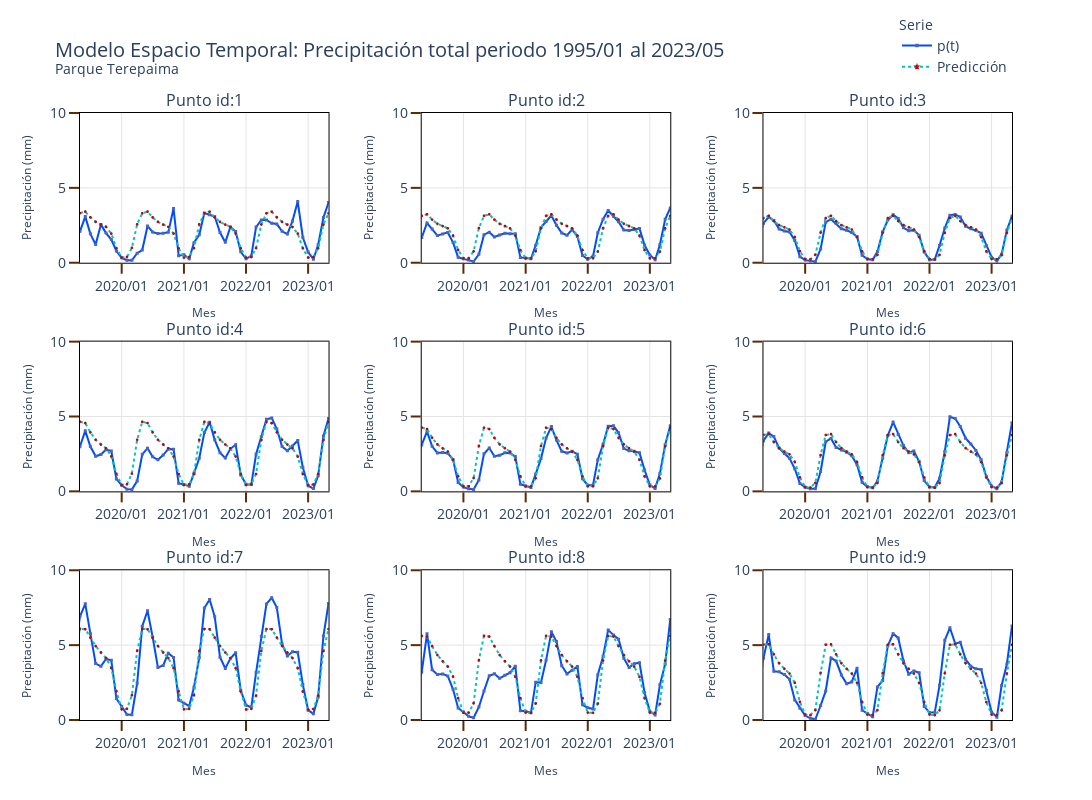

This figure's notebook cell:
### Markdown cell above
Gráfico

### Code cell
rows=3
cols=3

column_titles = list(map(lambda x: 'Punto id:' + str(int(x)), pd_precipitacion.sort_values('id_point',ascending=True).id_point.unique().tolist() ))

fig = make_subplots(rows=rows,
                    cols=cols,
                    subplot_titles=column_titles,
                    horizontal_spacing=0.1,
                    vertical_spacing=0.13)

row_order = pd_precipitacion.sort_values('id_point',ascending=True).id_point.unique().reshape(rows,cols).tolist()

marker_line_width=1.5
marker_size=1.5
line_width=2

for row in range(len(row_order)):

    list_row = row_order[row]
    for col in range(len(list_row)):
        
        if row_order[row][col]==1:
            showlegend=True
        else:
            showlegend=False
            
            
        data_fig = pd_precipitacion.sort_values('id_point',ascending=True).query(f"id_point=={row_order[row][col]}")
        data_fig = data_fig.sort_values('periodo',ascending=True)

        fig.add_trace(
            go.Scatter(x=data_fig['periodo'],
                       #y=data_fig.total_precipitation_mm,
                       y=data_fig['precipitacion_narx'],
                       mode='lines+markers',
                       name='p(t)',# Id: {id}'.format(id=id_),
                       marker_symbol='square',
                       marker_line_width=marker_line_width,
                       marker_size=marker_size,
                       marker_line_color='#4F64B4',
                       marker_color='#4F64B4', 
                       line=dict(color='#004CFF', width=line_width),
                       legendgroup='group1',
                       showlegend=showlegend,
                       
                      ),
            row=row+1, 
            col=col+1,
                
        )
        
        fig.add_trace(
            go.Scatter(x=data_fig['periodo'],
                       #y=data_fig.total_precipitation_mm,
                       y=data_fig['prediction_ann'],
                       mode='lines+markers',
                       name='Predicción',# Id: {id}'.format(id=id_),
                       #line=dict(color='#00B4B1', width=2),
                       marker_symbol='star',
                       marker_line_width=marker_line_width,
                       marker_size=marker_size,
                       marker_line_color='#C60000',
                       marker_color='#C60000',
                       line=dict(color='#00C6BB', width=line_width,dash='dot'),
                       legendgroup='group1',
                       showlegend=showlegend,
                       
                      ),
            row=row+1, 
            col=col+1,
                
        )

        
        fig.update_xaxes(title_text='Mes',title_font=dict(size=12),
                         range=[data_fig.periodo.max() - pd.DateOffset(months=4*12),
                                data_fig.periodo.max()])
        fig.update_yaxes(title_text='Precipitación (mm)',
                         title_font=dict(size=12),
                         range=[0,10]
                        )

# fig['layout']['title']['y']=0.98
# fig['layout']['margin']['t']=100
        
#        
fig.update_xaxes(tickformat="%Y/%m",showline=True, linewidth=1, linecolor='black', gridcolor='#E4E4E4',mirror=True,
                 ticks="outside", tickwidth=2, tickcolor='#5C2B05', ticklen=10)
fig.update_yaxes(showline=True, linewidth=1, linecolor='black', gridcolor='#E4E4E4',mirror=True,
                 ticks="outside", tickwidth=2, tickcolor='#5C2B05', ticklen=10)        
fig.update_layout( height=800,
                   width=1500,
                   showlegend = True,
                   font = dict(size = 14),
                   template='plotly_white',
                   title_text=f"""
                             Modelo Espacio Temporal: Precipitación total periodo {pd_precipitacion.periodo.min().strftime('%Y/%m')} al {pd_precipitacion.periodo.max().strftime('%Y/%m')}
                             <br><sup>Parque {'Terepaima'}</sup>
                             """,
                   #xaxis_range=['1980-01-01','2023-01-01'],
                   legend_title_text='Serie',
                   legend_title = dict( font = dict(size = 14)),
                   uniformtext_minsize=8,
                   uniformtext_mode='hide',
                   legend = dict(
                                #orientation="h",
                                yanchor="bottom",
                                y=1.05,
                                xanchor="right",
                                x=1,
                                font_size=14
                            )
                 )


fig.write_image(f'./{park}/figures/ann_precipitacion_terepaima.png')
fig.show()

### Figure 1 — Plotly figure (JSON) as saved in the notebook; plotly's stock layout.template omitted (floating-point values rounded to 4 significant figures; data arrays with more than 128 entries replaced by an {"elided": "..."} marker saying what was removed)
{"data": [{"legendgroup": "group1", "line": {"color": "#004CFF", "width": 2}, "marker": {"color": "#4F64B4", "line": {"color": "#4F64B4", "width": 1.5}, "size": 1.5, "symbol": "square"}, "mode": "lines+markers", "name": "p(t)", "showlegend": true, "type": "scatter", "x": {"elided": "341 str values"}, "xaxis": "x", "y": {"elided": "341 float values"}, "yaxis": "y"}, {"legendgroup": "group1", "line": {"color": "#00C6BB", "dash": "dot", "width": 2}, "marker": {"color": "#C60000", "line": {"color": "#C60000", "width": 1.5}, "size": 1.5, "symbol": "star"}, "mode": "lines+markers", "name": "Predicción", "showlegend": true, "type": "scatter", "x": {"elided": "341 str values"}, "xaxis": "x", "y": {"elided": "341 float values"}, "yaxis": "y"}, {"legendgroup": "group1", "line": {"color": "#004CFF", "width": 2}, "marker": {"color": "#4F64B4", "line": {"color": "#4F64B4", "width": 1.5}, "size": 1.5, "symbol": "square"}, "mode": "lines+markers", "name": "p(t)", "showlegend": false, "type": "scatter", "x": {"elided": "341 str values"}, "xaxis": "x2", "y": {"elided": "341 float values"}, "yaxis": "y2"}, {"legendgroup": "group1", "line": {"color": "#00C6BB", "dash": "dot", "width": 2}, "marker": {"color": "#C60000", "line": {"color": "#C60000", "width": 1.5}, "size": 1.5, "symbol": "star"}, "mode": "lines+markers", "name": "Predicción", "showlegend": false, "type": "scatter", "x": {"elided": "341 str values"}, "xaxis": "x2", "y": {"elided": "341 float values"}, "yaxis": "y2"}, {"legendgroup": "group1", "line": {"color": "#004CFF", "width": 2}, "marker": {"color": "#4F64B4", "line": {"color": "#4F64B4", "width": 1.5}, "size": 1.5, "symbol": "square"}, "mode": "lines+markers", "name": "p(t)", "showlegend": false, "type": "scatter", "x": {"elided": "341 str values"}, "xaxis": "x3", "y": {"elided": "341 float values"}, "yaxis": "y3"}, {"legendgroup": "group1", "line": {"color": "#00C6BB", "dash": "dot", "width": 2}, "marker": {"color": "#C60000", "line": {"color": "#C60000", "width": 1.5}, "size": 1.5, "symbol": "star"}, "mode": "lines+markers", "name": "Predicción", "showlegend": false, "type": "scatter", "x": {"elided": "341 str values"}, "xaxis": "x3", "y": {"elided": "341 float values"}, "yaxis": "y3"}, {"legendgroup": "group1", "line": {"color": "#004CFF", "width": 2}, "marker": {"color": "#4F64B4", "line": {"color": "#4F64B4", "width": 1.5}, "size": 1.5, "symbol": "square"}, "mode": "lines+markers", "name": "p(t)", "showlegend": false, "type": "scatter", "x": {"elided": "341 str values"}, "xaxis": "x4", "y": {"elided": "341 float values"}, "yaxis": "y4"}, {"legendgroup": "group1", "line": {"color": "#00C6BB", "dash": "dot", "width": 2}, "marker": {"color": "#C60000", "line": {"color": "#C60000", "width": 1.5}, "size": 1.5, "symbol": "star"}, "mode": "lines+markers", "name": "Predicción", "showlegend": false, "type": "scatter", "x": {"elided": "341 str values"}, "xaxis": "x4", "y": {"elided": "341 float values"}, "yaxis": "y4"}, {"legendgroup": "group1", "line": {"color": "#004CFF", "width": 2}, "marker": {"color": "#4F64B4", "line": {"color": "#4F64B4", "width": 1.5}, "size": 1.5, "symbol": "square"}, "mode": "lines+markers", "name": "p(t)", "showlegend": false, "type": "scatter", "x": {"elided": "341 str values"}, "xaxis": "x5", "y": {"elided": "341 float values"}, "yaxis": "y5"}, {"legendgroup": "group1", "line": {"color": "#00C6BB", "dash": "dot", "width": 2}, "marker": {"color": "#C60000", "line": {"color": "#C60000", "width": 1.5}, "size": 1.5, "symbol": "star"}, "mode": "lines+markers", "name": "Predicción", "showlegend": false, "type": "scatter", "x": {"elided": "341 str values"}, "xaxis": "x5", "y": {"elided": "341 float values"}, "yaxis": "y5"}, {"legendgroup": "group1", "line": {"color": "#004CFF", "width": 2}, "marker": {"color": "#4F64B4", "line": {"color": "#4F64B4", "width": 1.5}, "size": 1.5, "symbol": "square"}, "mode": "lines+markers", "name": "p(t)", "showlegend": false, "type": "scatter", "x": {"elided": "341 str values"}, "xaxis": "x6", "y": {"elided": "341 float values"}, "yaxis": "y6"}, {"legendgroup": "group1", "line": {"color": "#00C6BB", "dash": "dot", "width": 2}, "marker": {"color": "#C60000", "line": {"color": "#C60000", "width": 1.5}, "size": 1.5, "symbol": "star"}, "mode": "lines+markers", "name": "Predicción", "showlegend": false, "type": "scatter", "x": {"elided": "341 str values"}, "xaxis": "x6", "y": {"elided": "341 float values"}, "yaxis": "y6"}, {"legendgroup": "group1", "line": {"color": "#004CFF", "width": 2}, "marker": {"color": "#4F64B4", "line": {"color": "#4F64B4", "width": 1.5}, "size": 1.5, "symbol": "square"}, "mode": "lines+markers", "name": "p(t)", "showlegend": false, "type": "scatter", "x": {"elided": "341 str values"}, "xaxis": "x7", "y": {"elided": "341 float values"}, "yaxis": "y7"}, {"legendgroup": "group1", "line": {"color": "#00C6BB", "dash": "dot", "width": 2}, "marker": {"color": "#C60000", "line": {"color": "#C60000", "width": 1.5}, "size": 1.5, "symbol": "star"}, "mode": "lines+markers", "name": "Predicción", "showlegend": false, "type": "scatter", "x": {"elided": "341 str values"}, "xaxis": "x7", "y": {"elided": "341 float values"}, "yaxis": "y7"}, {"legendgroup": "group1", "line": {"color": "#004CFF", "width": 2}, "marker": {"color": "#4F64B4", "line": {"color": "#4F64B4", "width": 1.5}, "size": 1.5, "symbol": "square"}, "mode": "lines+markers", "name": "p(t)", "showlegend": false, "type": "scatter", "x": {"elided": "341 str values"}, "xaxis": "x8", "y": {"elided": "341 float values"}, "yaxis": "y8"}, {"legendgroup": "group1", "line": {"color": "#00C6BB", "dash": "dot", "width": 2}, "marker": {"color": "#C60000", "line": {"color": "#C60000", "width": 1.5}, "size": 1.5, "symbol": "star"}, "mode": "lines+markers", "name": "Predicción", "showlegend": false, "type": "scatter", "x": {"elided": "341 str values"}, "xaxis": "x8", "y": {"elided": "341 float values"}, "yaxis": "y8"}, {"legendgroup": "group1", "line": {"color": "#004CFF", "width": 2}, "marker": {"color": "#4F64B4", "line": {"color": "#4F64B4", "width": 1.5}, "size": 1.5, "symbol": "square"}, "mode": "lines+markers", "name": "p(t)", "showlegend": false, "type": "scatter", "x": {"elided": "341 str values"}, "xaxis": "x9", "y": {"elided": "341 float values"}, "yaxis": "y9"}, {"legendgroup": "group1", "line": {"color": "#00C6BB", "dash": "dot", "width": 2}, "marker": {"color": "#C60000", "line": {"color": "#C60000", "width": 1.5}, "size": 1.5, "symbol": "star"}, "mode": "lines+markers", "name": "Predicción", "showlegend": false, "type": "scatter", "x": {"elided": "341 str values"}, "xaxis": "x9", "y": {"elided": "341 float values"}, "yaxis": "y9"}], "layout": {"annotations": [{"font": {"size": 16}, "showarrow": false, "text": "Punto id:1", "x": 0.1333, "xanchor": "center", "xref": "paper", "y": 1, "yanchor": "bottom", "yref": "paper"}, {"font": {"size": 16}, "showarrow": false, "text": "Punto id:2", "x": 0.5, "xanchor": "center", "xref": "paper", "y": 1, "yanchor": "bottom", "yref": "paper"}, {"font": {"size": 16}, "showarrow": false, "text": "Punto id:3", "x": 0.8667, "xanchor": "center", "xref": "paper", "y": 1, "yanchor": "bottom", "yref": "paper"}, {"font": {"size": 16}, "showarrow": false, "text": "Punto id:4", "x": 0.1333, "xanchor": "center", "xref": "paper", "y": 0.6233, "yanchor": "bottom", "yref": "paper"}, {"font": {"size": 16}, "showarrow": false, "text": "Punto id:5", "x": 0.5, "xanchor": "center", "xref": "paper", "y": 0.6233, "yanchor": "bottom", "yref": "paper"}, {"font": {"size": 16}, "showarrow": false, "text": "Punto id:6", "x": 0.8667, "xanchor": "center", "xref": "paper", "y": 0.6233, "yanchor": "bottom", "yref": "paper"}, {"font": {"size": 16}, "showarrow": false, "text": "Punto id:7", "x": 0.1333, "xanchor": "center", "xref": "paper", "y": 0.2467, "yanchor": "bottom", "yref": "paper"}, {"font": {"size": 16}, "showarrow": false, "text": "Punto id:8", "x": 0.5, "xanchor": "center", "xref": "paper", "y": 0.2467, "yanchor": "bottom", "yref": "paper"}, {"font": {"size": 16}, "showarrow": false, "text": "Punto id:9", "x": 0.8667, "xanchor": "center", "xref": "paper", "y": 0.2467, "yanchor": "bottom", "yref": "paper"}], "font": {"size": 14}, "height": 800, "legend": {"font": {"size": 14}, "title": {"font": {"size": 14}, "text": "Serie"}, "x": 1, "xanchor": "right", "y": 1.05, "yanchor": "bottom"}, "showlegend": true, "title": {"text": "\n                             Modelo Espacio Temporal: Precipitación total periodo 1995/01 al 2023/05\n                             <br><sup>Parque Terepaima</sup>\n                             "}, "uniformtext": {"minsize": 8, "mode": "hide"}, "width": 1500, "xaxis": {"anchor": "y", "domain": [0, 0.2667], "gridcolor": "#E4E4E4", "linecolor": "black", "linewidth": 1, "mirror": true, "range": ["2019-05-01T00:00:00", "2023-05-01T00:00:00"], "showline": true, "tickcolor": "#5C2B05", "tickformat": "%Y/%m", "ticklen": 10, "ticks": "outside", "tickwidth": 2, "title": {"font": {"size": 12}, "text": "Mes"}}, "xaxis2": {"anchor": "y2", "domain": [0.3667, 0.6333], "gridcolor": "#E4E4E4", "linecolor": "black", "linewidth": 1, "mirror": true, "range": ["2019-05-01T00:00:00", "2023-05-01T00:00:00"], "showline": true, "tickcolor": "#5C2B05", "tickformat": "%Y/%m", "ticklen": 10, "ticks": "outside", "tickwidth": 2, "title": {"font": {"size": 12}, "text": "Mes"}}, "xaxis3": {"anchor": "y3", "domain": [0.7333, 1], "gridcolor": "#E4E4E4", "linecolor": "black", "linewidth": 1, "mirror": true, "range": ["2019-05-01T00:00:00", "2023-05-01T00:00:00"], "showline": true, "tickcolor": "#5C2B05", "tickformat": "%Y/%m", "ticklen": 10, "ticks": "outside", "tickwidth": 2, "title": {"font": {"size": 12}, "text": "Mes"}}, "xaxis4": {"anchor": "y4", "domain": [0, 0.2667], "gridcolor": "#E4E4E4", "linecolor": "black", "linewidth": 1, "mirror": true, "range": ["2019-05-01T00:00:00", "2023-05-01T00:00:00"], "showline": true, "tickcolor": "#5C2B05", "tickformat": "%Y/%m", "ticklen": 10, "ticks": "outside", "tickwidth": 2, "title": {"font": {"size": 12}, "text": "Mes"}}, "xaxis5": {"anchor": "y5", "domain": [0.3667, 0.6333], "gridcolor": "#E4E4E4", "linecolor": "black", "linewidth": 1, "mirror": true, "range": ["2019-05-01T00:00:00", "2023-05-01T00:00:00"], "showline": true, "tickcolor": "#5C2B05", "tickformat": "%Y/%m", "ticklen": 10, "ticks": "outside", "tickwidth": 2, "title": {"font": {"size": 12}, "text": "Mes"}}, "xaxis6": {"anchor": "y6", "domain": [0.7333, 1], "gridcolor": "#E4E4E4", "linecolor": "black", "linewidth": 1, "mirror": true, "range": ["2019-05-01T00:00:00", "2023-05-01T00:00:00"], "showline": true, "tickcolor": "#5C2B05", "tickformat": "%Y/%m", "ticklen": 10, "ticks": "outside", "tickwidth": 2, "title": {"font": {"size": 12}, "text": "Mes"}}, "xaxis7": {"anchor": "y7", "domain": [0, 0.2667], "gridcolor": "#E4E4E4", "linecolor": "black", "linewidth": 1, "mirror": true, "range": ["2019-05-01T00:00:00", "2023-05-01T00:00:00"], "showline": true, "tickcolor": "#5C2B05", "tickformat": "%Y/%m", "ticklen": 10, "ticks": "outside", "tickwidth": 2, "title": {"font": {"size": 12}, "text": "Mes"}}, "xaxis8": {"anchor": "y8", "domain": [0.3667, 0.6333], "gridcolor": "#E4E4E4", "linecolor": "black", "linewidth": 1, "mirror": true, "range": ["2019-05-01T00:00:00", "2023-05-01T00:00:00"], "showline": true, "tickcolor": "#5C2B05", "tickformat": "%Y/%m", "ticklen": 10, "ticks": "outside", "tickwidth": 2, "title": {"font": {"size": 12}, "text": "Mes"}}, "xaxis9": {"anchor": "y9", "domain": [0.7333, 1], "gridcolor": "#E4E4E4", "linecolor": "black", "linewidth": 1, "mirror": true, "range": ["2019-05-01T00:00:00", "2023-05-01T00:00:00"], "showline": true, "tickcolor": "#5C2B05", "tickformat": "%Y/%m", "ticklen": 10, "ticks": "outside", "tickwidth": 2, "title": {"font": {"size": 12}, "text": "Mes"}}, "yaxis": {"anchor": "x", "domain": [0.7533, 1], "gridcolor": "#E4E4E4", "linecolor": "black", "linewidth": 1, "mirror": true, "range": [0, 10], "showline": true, "tickcolor": "#5C2B05", "ticklen": 10, "ticks": "outside", "tickwidth": 2, "title": {"font": {"size": 12}, "text": "Precipitación (mm)"}}, "yaxis2": {"anchor": "x2", "domain": [0.7533, 1], "gridcolor": "#E4E4E4", "linecolor": "black", "linewidth": 1, "mirror": true, "range": [0, 10], "showline": true, "tickcolor": "#5C2B05", "ticklen": 10, "ticks": "outside", "tickwidth": 2, "title": {"font": {"size": 12}, "text": "Precipitación (mm)"}}, "yaxis3": {"anchor": "x3", "domain": [0.7533, 1], "gridcolor": "#E4E4E4", "linecolor": "black", "linewidth": 1, "mirror": true, "range": [0, 10], "showline": true, "tickcolor": "#5C2B05", "ticklen": 10, "ticks": "outside", "tickwidth": 2, "title": {"font": {"size": 12}, "text": "Precipitación (mm)"}}, "yaxis4": {"anchor": "x4", "domain": [0.3767, 0.6233], "gridcolor": "#E4E4E4", "linecolor": "black", "linewidth": 1, "mirror": true, "range": [0, 10], "showline": true, "tickcolor": "#5C2B05", "ticklen": 10, "ticks": "outside", "tickwidth": 2, "title": {"font": {"size": 12}, "text": "Precipitación (mm)"}}, "yaxis5": {"anchor": "x5", "domain": [0.3767, 0.6233], "gridcolor": "#E4E4E4", "linecolor": "black", "linewidth": 1, "mirror": true, "range": [0, 10], "showline": true, "tickcolor": "#5C2B05", "ticklen": 10, "ticks": "outside", "tickwidth": 2, "title": {"font": {"size": 12}, "text": "Precipitación (mm)"}}, "yaxis6": {"anchor": "x6", "domain": [0.3767, 0.6233], "gridcolor": "#E4E4E4", "linecolor": "black", "linewidth": 1, "mirror": true, "range": [0, 10], "showline": true, "tickcolor": "#5C2B05", "ticklen": 10, "ticks": "outside", "tickwidth": 2, "title": {"font": {"size": 12}, "text": "Precipitación (mm)"}}, "yaxis7": {"anchor": "x7", "domain": [0, 0.2467], "gridcolor": "#E4E4E4", "linecolor": "black", "linewidth": 1, "mirror": true, "range": [0, 10], "showline": true, "tickcolor": "#5C2B05", "ticklen": 10, "ticks": "outside", "tickwidth": 2, "title": {"font": {"size": 12}, "text": "Precipitación (mm)"}}, "yaxis8": {"anchor": "x8", "domain": [0, 0.2467], "gridcolor": "#E4E4E4", "linecolor": "black", "linewidth": 1, "mirror": true, "range": [0, 10], "showline": true, "tickcolor": "#5C2B05", "ticklen": 10, "ticks": "outside", "tickwidth": 2, "title": {"font": {"size": 12}, "text": "Precipitación (mm)"}}, "yaxis9": {"anchor": "x9", "domain": [0, 0.2467], "gridcolor": "#E4E4E4", "linecolor": "black", "linewidth": 1, "mirror": true, "range": [0, 10], "showline": true, "tickcolor": "#5C2B05", "ticklen": 10, "ticks": "outside", "tickwidth": 2, "title": {"font": {"size": 12}, "text": "Precipitación (mm)"}}}}
